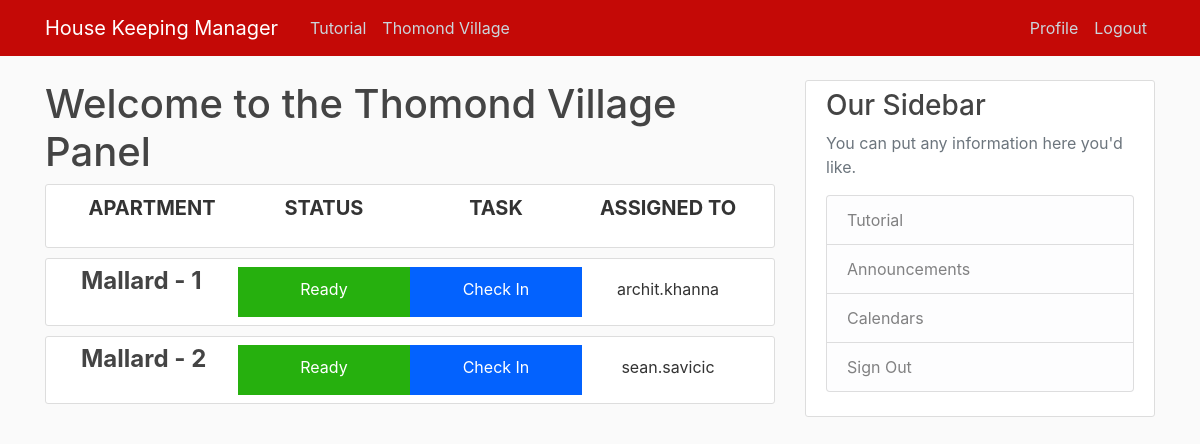
Screenshot of /thomondvillage/ (signed in) with the database file from the repository.
### HKmanager/models.py (models this page shows, shortened)
class apartment(models.Model):
    number = models.IntegerField(unique=True, null=False, blank=False)
    rooms = models.ForeignKey(numberOfRooms, on_delete=models.DO_NOTHING, null=False, blank=False, default=0)
    block = models.ForeignKey(block, on_delete=models.DO_NOTHING, null=False, blank=False)
    status = models.ForeignKey(status, on_delete=models.DO_NOTHING, null=False, blank=False)
    task = models.ForeignKey(task, on_delete=models.DO_NOTHING, null=False, blank=False)
    assignee = models.ForeignKey(User, on_delete=models.DO_NOTHING)

class block(models.Model):
    name = models.CharField(max_length=50, null=False, blank=False)
    def __str__(self):
        return self.name

class status(models.Model):
    name = models.CharField(max_length=50, null=False, blank=False)
    def __str__(self):
        return self.name

class task(models.Model):
    name = models.CharField(max_length=50, null=False, blank=False)
    def __str__(self):
        return self.name

### HKmanager/views.py (the view)
# urls.py: path('thomondvillage/', ApartmentListView.as_view(), name='hk-ThomondVillage'),
class ApartmentListView(LoginRequiredMixin, ListView):
    model = apartment
    template_name = 'HKmanager/ThomondVillage.html'
    context_object_name = 'apartment'

### HKmanager/templates/HKmanager/ThomondVillage.html (shortened to what this page needs)
{% extends "HKmanager/base.html" %}
{% block content %}
  <h1>Welcome to the Thomond Village Panel</h1>
  <article class="media content-section">
    <div class="container">
      <div class="row">
        <div class="col-sm-3" style="text-align: center;">
          <p class="apartment-header">APARTMENT</p>
        </div>
        <div class="col-sm-3" style="text-align: center;">
          <p class="apartment-header">STATUS</p>
        </div>
        <div class="col-sm-3" style="text-align: center;">
          <p class="apartment-header">TASK<p>
        </div>
        <div class="col-sm-3" style="text-align: center;">
          <p class="apartment-header">ASSIGNED TO</p>
        </div>
      </div>
    </div>
  </article>
  {% for apt in apartment %}
    <article class="media content-section">
      <div class="container">
        <div class="row">
          <div class="col-sm-3">
            <h4><a class="article-title aligner-center" href="{% url 'hk-Apartment' apt.id %}">{{ apt.block }} - {{ apt.number }}</a></h4>
          </div>
          <div id="status {{apt.number}}" class="col-sm-3 text-white">
            <p class="article-content aligner-center">{{ apt.status }}</p>
          </div>
          <div id="task {{apt.number}}" class="col-sm-3 text-white">
            <p class="article-content aligner-center">{{ apt.task }}</p>
          </div>
          <div class="col-sm-3">
            <p class="article-content aligner-center">{{ apt.assignee }}</p>
          </div>
        </div>
      </div>
    </article>
  {% endfor %}
{% endblock content %}

### HKmanager/static/HKmanager/main.css (style rules this page uses)
body { background: #fafafa; color: #333333; margin-top: 5rem; }
h1, h2, h3, h4, h5, h6 { color: #444444; }
div { vertical-align: middle; }
.content-section { background: #ffffff; padding: 8px 20px; vertical-align: middle; line-height: inherit; border: 1px solid #dddddd; border-radius: 3px; margin-bottom: 10px; }
.article-title { color: #444444; font-weight: bold; }
.article-content { white-space: pre-line; }
.aligner-center { padding-top: 10px; text-align: center; }
.apartment-header { font-weight: bold; font-size: 20px; }
.text-white { color: white; }
.colorsetter-darkgreen { background: #26b00e; }
.colorsetter-ashleyblue { background: #0362fe; }

### rows the page displays
apartment: block "Mallard", number "1", status "Ready", task "Check In", assignee "archit.khanna"
apartment: block "Mallard", number "2", status "Ready", task "Check In", assignee "sean.savicic"
